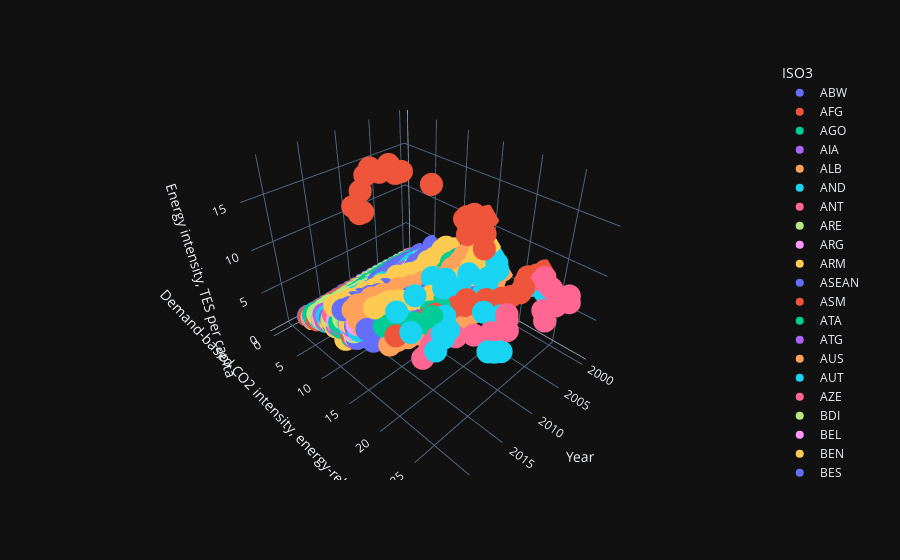

Notebook cell for this chart:
### Code cell
fig = px.scatter_3d(df_green, x='Year', z='Water stress, total freshwater abstraction as % total internal renewable resources', y='Artificial surfaces, % total ', color='ISO3')

fig.show()
